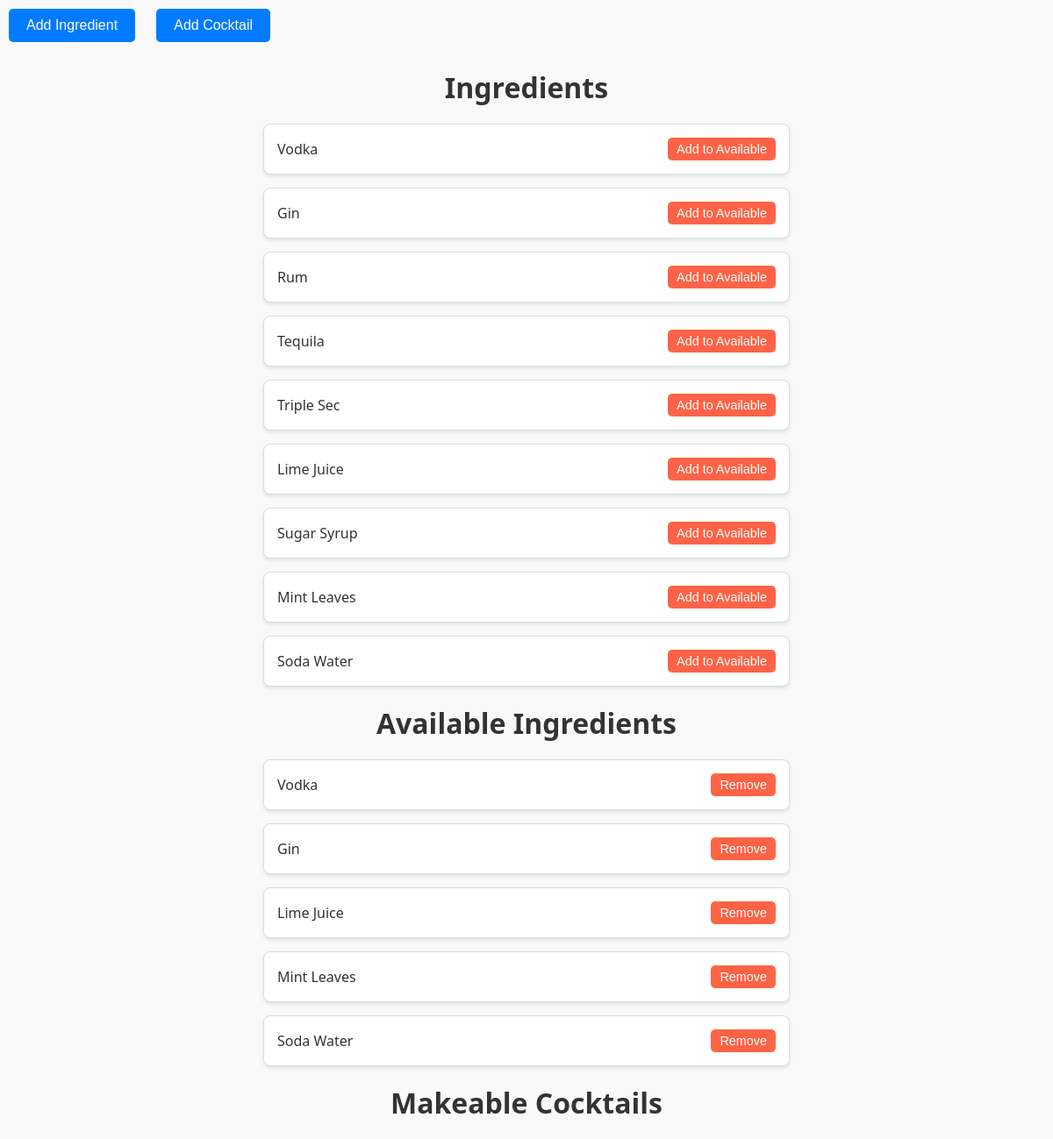
The page / on the database its author committed.
### tables this page shows
CREATE TABLE `ingredients` (
  `id` int(11) NOT NULL,
  `name` varchar(40) NOT NULL
);

CREATE TABLE `available_ingredients` (
  `id` int(11) NOT NULL,
  `ingredient_id` int(11) NOT NULL
);

### index.php (the view, shortened to what this page needs)
<?php
$servername = "localhost";
$username = "root";
$password = "";
$dbname = "bar";
$conn = mysqli_connect($servername, $username, $password, $dbname);
$ingredients = [];
$sql = "SELECT id, name FROM ingredients";
$result = mysqli_query($conn, $sql);
if (mysqli_num_rows($result) > 0) {
    while ($row = mysqli_fetch_assoc($result)) {
        $ingredients[] = $row;
    }
}
$available_ingredients = [];
$sql = "SELECT ai.id as available_id, i.name as name, i.id as ingredient_id
        FROM available_ingredients ai
        JOIN ingredients i ON ai.ingredient_id = i.id";
$result = mysqli_query($conn, $sql);
if (mysqli_num_rows($result) > 0) {
    while ($row = mysqli_fetch_assoc($result)) {
        $available_ingredients[] = $row;
    }
}
?>
<!DOCTYPE html>
<html>
<head>
    <link rel='stylesheet' type='text/css' media='screen' href='index.css'>
</head>
<body>
    <a href="addIngredient.php"><input type="button" value="Add Ingredient"></a>
    <a href="addCocktail.php"><input type="button" value="Add Cocktail"></a>
    <h2>Ingredients</h2>
    <ul>
        <?php foreach ($ingredients as $ingredient): ?>
            <li>
                <?php echo htmlspecialchars($ingredient['name']); ?>
                <form method="POST" action="" style="display:inline;">
                    <input type="submit" value="Add to Available">
                </form>
            </li>
        <?php endforeach; ?>
    </ul>
    <h2>Available Ingredients</h2>
    <ul>
        <?php foreach ($available_ingredients as $available): ?>
            <li>
                <?php echo htmlspecialchars($available['name']); ?>
                <form method="POST" action="" style="display:inline;">
                    <input type="submit" value="Remove">
                </form>
            </li>
        <?php endforeach; ?>
    </ul>
    <h2>Makeable Cocktails</h2>
</body>
</html>

### index.css (style rules this page uses)
body { font-family: 'Segoe UI', Tahoma, Geneva, Verdana, sans-serif; margin: 0; padding: 0; background-color: #f9f9f9; color: #333; }
h2 { color: #333; text-align: center; margin: 20px 0; font-size: 2em; font-weight: bold; }
a { text-decoration: none; }
input[type="button"] { background-color: #007BFF; color: #fff; padding: 10px 20px; border: none; border-radius: 5px; cursor: pointer; font-size: 1em; margin: 10px; transition: background-color 0.3s ease; }
form { display: inline; }
form input[type="submit"] { background-color: #FF6347; color: #fff; padding: 5px 10px; border: none; border-radius: 5px; cursor: pointer; font-size: 0.9em; transition: background-color 0.3s ease; }
ul { list-style-type: none; padding: 0; margin: 20px auto; max-width: 600px; }
ul li { background-color: #ffffff; margin-bottom: 15px; padding: 15px; border: 1px solid #ddd; border-radius: 8px; box-shadow: 0 2px 4px rgba(0, 0, 0, 0.1); display: flex; justify-content: space-between; align-items: center; }

### rows shown on the page
ingredients: name "Vodka"
ingredients: name "Gin"
ingredients: name "Rum"
ingredients: name "Tequila"
ingredients: name "Triple Sec"
ingredients: name "Lime Juice"
ingredients: name "Sugar Syrup"
ingredients: name "Mint Leaves"
ingredients: name "Soda Water"
available_ingredients: ingredient.name "Vodka"
available_ingredients: ingredient.name "Gin"
available_ingredients: ingredient.name "Lime Juice"
available_ingredients: ingredient.name "Mint Leaves"
available_ingredients: ingredient.name "Soda Water"
